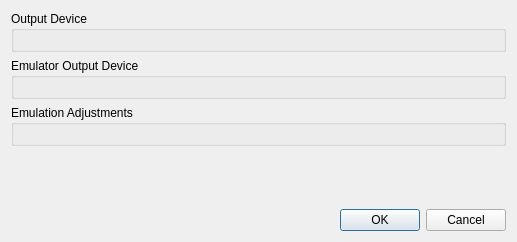
<?xml version="1.0" encoding="UTF-8"?>
<ui version="4.0">
 <class>SettingsDialog</class>
 <widget class="QDialog" name="SettingsDialog">
  <property name="geometry">
   <rect>
    <x>0</x>
    <y>0</y>
    <width>517</width>
    <height>242</height>
   </rect>
  </property>
  <property name="sizePolicy">
   <sizepolicy hsizetype="Fixed" vsizetype="Minimum">
    <horstretch>0</horstretch>
    <verstretch>0</verstretch>
   </sizepolicy>
  </property>
  <property name="minimumSize">
   <size>
    <width>440</width>
    <height>0</height>
   </size>
  </property>
  <property name="windowTitle">
   <string>Settings</string>
  </property>
  <layout class="QGridLayout" name="gridLayout_2">
   <item row="0" column="0">
    <widget class="QGroupBox" name="outputDeviceGroupBox">
     <property name="sizePolicy">
      <sizepolicy hsizetype="Preferred" vsizetype="Fixed">
       <horstretch>0</horstretch>
       <verstretch>0</verstretch>
      </sizepolicy>
     </property>
     <property name="title">
      <string>Output Device</string>
     </property>
     <layout class="QGridLayout" name="gridLayout_6">
      <property name="sizeConstraint">
       <enum>QLayout::SizeConstraint::SetDefaultConstraint</enum>
      </property>
      <item row="0" column="0">
       <widget class="OutputDeviceSettingsWidget" name="outputDeviceWidget" native="true"/>
      </item>
     </layout>
    </widget>
   </item>
   <item row="1" column="0">
    <widget class="QGroupBox" name="emuOutputDeviceGroupBox">
     <property name="sizePolicy">
      <sizepolicy hsizetype="Preferred" vsizetype="Fixed">
       <horstretch>0</horstretch>
       <verstretch>0</verstretch>
      </sizepolicy>
     </property>
     <property name="title">
      <string>Emulator Output Device</string>
     </property>
     <layout class="QGridLayout" name="gridLayout_5">
      <property name="sizeConstraint">
       <enum>QLayout::SizeConstraint::SetDefaultConstraint</enum>
      </property>
      <item row="0" column="0">
       <widget class="EmulatorOutputDeviceSettingsWidget" name="emulatorOutputDeviceWidget" native="true"/>
      </item>
     </layout>
    </widget>
   </item>
   <item row="2" column="0">
    <widget class="QGroupBox" name="emuAdjustmentsGroupBox">
     <property name="sizePolicy">
      <sizepolicy hsizetype="Preferred" vsizetype="Fixed">
       <horstretch>0</horstretch>
       <verstretch>0</verstretch>
      </sizepolicy>
     </property>
     <property name="title">
      <string>Emulation Adjustments</string>
     </property>
     <layout class="QGridLayout" name="gridLayout">
      <property name="sizeConstraint">
       <enum>QLayout::SizeConstraint::SetDefaultConstraint</enum>
      </property>
      <item row="0" column="0">
       <widget class="EmulationSettingsWidget" name="emulationSettingsWidget" native="true"/>
      </item>
     </layout>
    </widget>
   </item>
   <item row="3" column="0">
    <spacer name="verticalSpacer">
     <property name="orientation">
      <enum>Qt::Orientation::Vertical</enum>
     </property>
     <property name="sizeHint" stdset="0">
      <size>
       <width>20</width>
       <height>20</height>
      </size>
     </property>
    </spacer>
   </item>
   <item row="4" column="0">
    <widget class="QDialogButtonBox" name="buttonBox">
     <property name="orientation">
      <enum>Qt::Orientation::Horizontal</enum>
     </property>
     <property name="standardButtons">
      <set>QDialogButtonBox::StandardButton::Cancel|QDialogButtonBox::StandardButton::Ok</set>
     </property>
    </widget>
   </item>
  </layout>
 </widget>
 <customwidgets>
  <customwidget>
   <class>EmulationSettingsWidget</class>
   <extends>QWidget</extends>
   <header>dialogs/settings/emulationsettingswidget.h</header>
   <container>1</container>
  </customwidget>
  <customwidget>
   <class>EmulatorOutputDeviceSettingsWidget</class>
   <extends>QWidget</extends>
   <header>dialogs/settings/emulatoroutputdevicesettingswidget.h</header>
   <container>1</container>
  </customwidget>
  <customwidget>
   <class>OutputDeviceSettingsWidget</class>
   <extends>QWidget</extends>
   <header>dialogs/settings/outputdevicesettingswidget.h</header>
   <container>1</container>
  </customwidget>
 </customwidgets>
 <resources/>
 <connections>
  <connection>
   <sender>buttonBox</sender>
   <signal>accepted()</signal>
   <receiver>SettingsDialog</receiver>
   <slot>accept()</slot>
   <hints>
    <hint type="sourcelabel">
     <x>248</x>
     <y>254</y>
    </hint>
    <hint type="destinationlabel">
     <x>157</x>
     <y>274</y>
    </hint>
   </hints>
  </connection>
  <connection>
   <sender>buttonBox</sender>
   <signal>rejected()</signal>
   <receiver>SettingsDialog</receiver>
   <slot>reject()</slot>
   <hints>
    <hint type="sourcelabel">
     <x>316</x>
     <y>260</y>
    </hint>
    <hint type="destinationlabel">
     <x>286</x>
     <y>274</y>
    </hint>
   </hints>
  </connection>
 </connections>
 <slots>
  <slot>accept()</slot>
  <slot>reject()</slot>
 </slots>
</ui>
